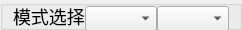
                   <widget class="QGroupBox" name="groupBox_2">
                    <property name="minimumSize">
                     <size>
                      <width>0</width>
                      <height>30</height>
                     </size>
                    </property>
                    <property name="maximumSize">
                     <size>
                      <width>16777215</width>
                      <height>30</height>
                     </size>
                    </property>
                    <property name="styleSheet">
                     <string notr="true">#groupBox_2{
border:none;
border-top:1px solid #bababa;
}
</string>
                    </property>
                    <property name="title">
                     <string/>
                    </property>
                    <layout class="QHBoxLayout" name="horizontalLayout_7">
                     <property name="spacing">
                      <number>0</number>
                     </property>
                     <property name="leftMargin">
                      <number>10</number>
                     </property>
                     <property name="topMargin">
                      <number>0</number>
                     </property>
                     <property name="rightMargin">
                      <number>10</number>
                     </property>
                     <property name="bottomMargin">
                      <number>0</number>
                     </property>
                     <item>
                      <widget class="QLabel" name="label_6">
                       <property name="minimumSize">
                        <size>
                         <width>0</width>
                         <height>0</height>
                        </size>
                       </property>
                       <property name="maximumSize">
                        <size>
                         <width>75</width>
                         <height>16777215</height>
                        </size>
                       </property>
                       <property name="styleSheet">
                        <string notr="true">font-size:18px;</string>
                       </property>
                       <property name="text">
                        <string>模式选择</string>
                       </property>
                       <property name="indent">
                        <number>0</number>
                       </property>
                      </widget>
                     </item>
                     <item>
                      <widget class="QComboBox" name="comboBox_task">
                       <property name="minimumSize">
                        <size>
                         <width>0</width>
                         <height>25</height>
                        </size>
                       </property>
                       <property name="maximumSize">
                        <size>
                         <width>120</width>
                         <height>16777215</height>
                        </size>
                       </property>
                       <property name="currentIndex">
                        <number>-1</number>
                       </property>
                      </widget>
                     </item>
                     <item>
                      <widget class="QComboBox" name="comboBox_model">
                       <property name="minimumSize">
                        <size>
                         <width>0</width>
                         <height>25</height>
                        </size>
                       </property>
                      </widget>
                     </item>
                    </layout>
                   </widget>
